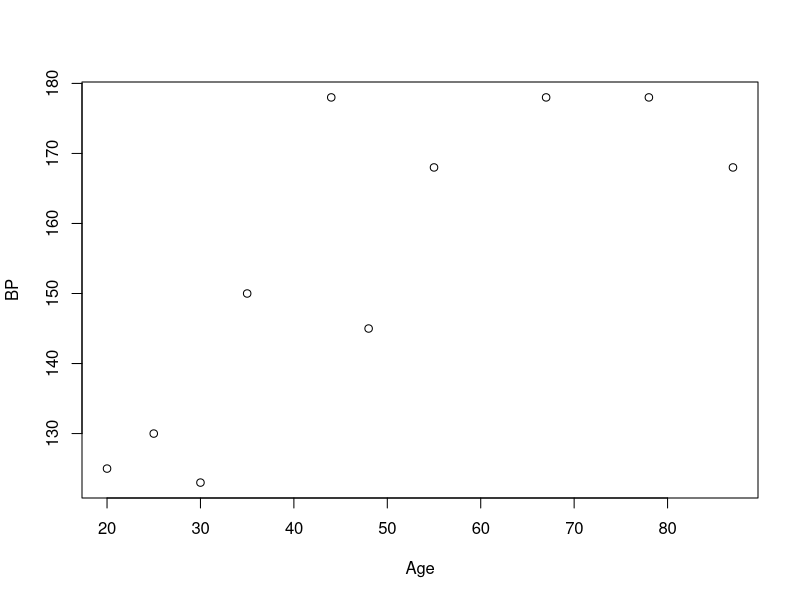

The R source for this figure: (Note: this script raises an error after producing the figure.)
Age <- c(20, 25, 30, 35, 48, 44, 55, 67, 87, 78)
BP <- c(125, 130, 123, 150, 145, 178, 168, 178, 168, 178)
print(Age)
print(BP)
r <- cor(Age, BP)
print(r)
plot(Age, BP)
model <- lm(BP - Age)
print(model)
r <- cor(Age, BP)
print(r)
abline(model)
print(attributes(r))
r_coefficient <- attributes(r)$correlation
print(r_coefficient)